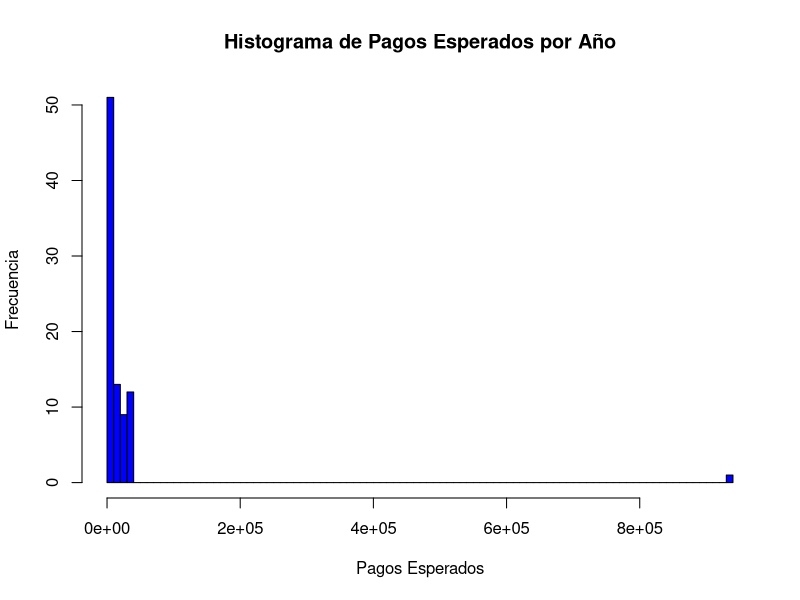
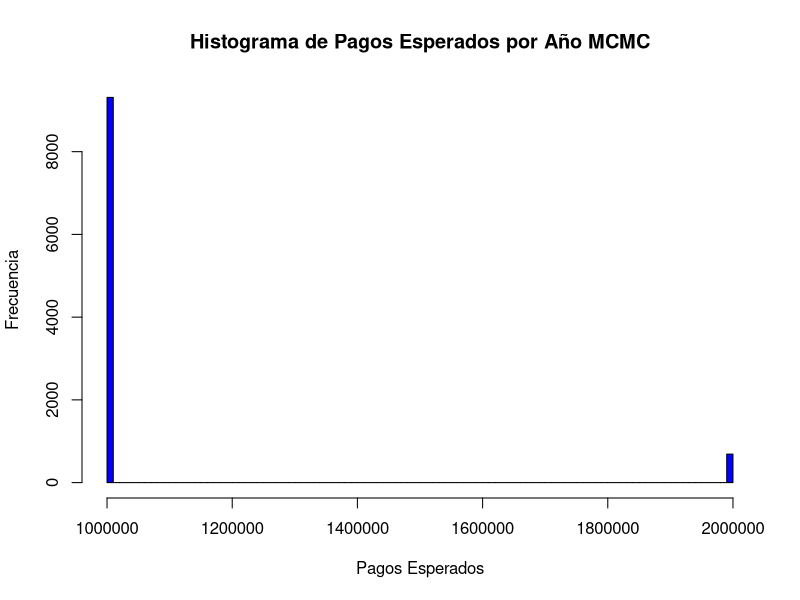
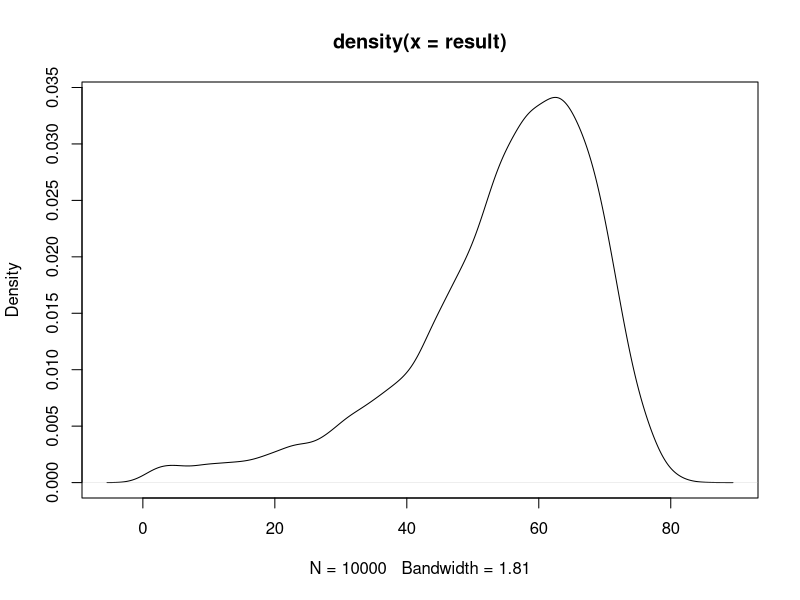

The R source for these figures, in order:
#-----------------------Ejercicio 5---------------------------------------------
library(readxl)
library(dplyr)

tabla_vida <- read_excel("tavid2000-2150.xls",
                         col_types = c("numeric", "numeric", "numeric", 
                         "numeric", "numeric", "numeric", "numeric"))

#Se filtra la base de datos para obtener los datos de un hombre nacido en 1994 
#con edades mayor o igual a 30

datos <- subset(tabla_vida, sex == 1 & ynac == 1994 & edad >=30, select = c(edad,year,qx))

#Se crea una función que obtiene las probabilidades de sobrevivencia

px_function <- Vectorize(function(x) 1- x)
px <- px_function(datos$qx)

#Se añaden las probabilidades de sobrevivencia a la base datos
datos$px <- px


#Se crea una función que obtiene n_p_30
n_p_30 <- c(0)

n_p_30_function <- function(px) {

  for (i in 1:length(px)) {
    resultado <-1
    for(j in 1: i){
      resultado <- resultado*px[j]
    }
    
    n_p_30[i] <- resultado
  }
  
  return(n_p_30)
}

n_p_30 <- n_p_30_function(px)

datos$n_p_30 <- n_p_30 

suma_asegurada_1 <- 10^6
suma_asegurada_2 <- 2*10^6


#----- Método determinista-----------------------------------------------------|

#se calculan los pagos esperados para cada año
qx<- datos$qx
pago_esperado <- c(0)
pago_esperado[1] <- suma_asegurada_2*qx[1]

#caso fallecimiento antes de los 60 años
for (i in 2: 29 ) {
    pago_esperado[i] <- suma_asegurada_2*n_p_30[i-1]*qx[i]
}

#caso sobrevive a los 60 años

pago_esperado[30] <-suma_asegurada_1*n_p_30[30]

#caso fallecimiento después de los 60 años

for (i in 1: (length(px)-30)) {
  pago_esperado[30+i] <- suma_asegurada_1*n_p_30[30+i-1]*qx[30+i]
}

datos$"Pago Esperado" <- pago_esperado
 

hist(pago_esperado, breaks = 100, col = "blue", main = "Histograma de Pagos Esperados por Año",
     xlab = "Pagos Esperados", ylab = "Frecuencia") 
 

#--------------------MCMC---------------------------------|   

set.seed(2901)
iteraciones=10^4
n=length(px)
result <-rep(0,iteraciones)
pago <-rep(0,iteraciones)
for(i in c(1:iteraciones)){
  U<-runif(n)
  t=1
  cont=1
  while(t==1){
    if(i == 1){
      print(U)
    }
    
    if(U[cont]<px[cont]){cont<-cont+1
    } else{t<-0}
  }
   año_fallecimiento <- cont-1
   result[i] <- año_fallecimiento
   
   if(año_fallecimiento < 30) {
     pago[i]<-suma_asegurada_2
   } else {
     pago[i] <- suma_asegurada_1
   }
}

hist(pago, breaks = 100, col = "blue", main = "Histograma de Pagos Esperados por Año MCMC",
     xlab = "Pagos Esperados", ylab = "Frecuencia") 

plot(density(result))
print(result)
